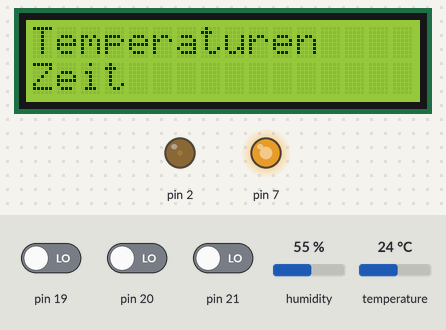
The sketch below on a simulated Arduino Mega 2560, built with avr-gcc and run on an emulated ATmega2560. On the bench: 16×2 character LCD, output pins drawn as LEDs (lit = HIGH). The test bench sets the inputs (shaded band); at power-on: pin 20 LOW, humidity 55 %, temperature 24 °C, pin 19 LOW, pin 21 LOW.

Above: at 2.2 s.
2.3 s: pin 20 driven HIGH
At 3.3 s:
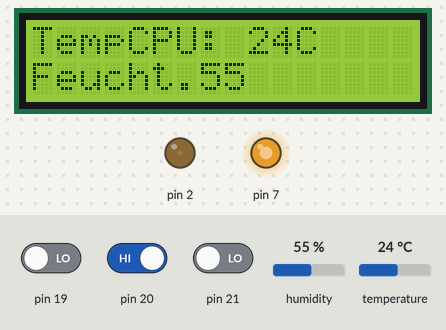
3.8 s: humidity set to 22 %
At 5.6 s:
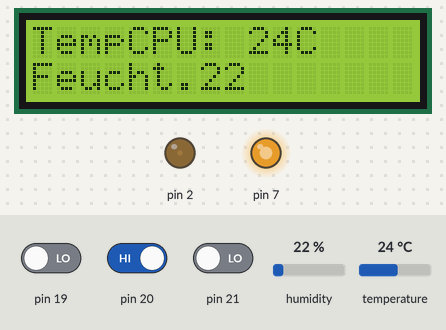
6.0 s: temperature set to 12 °C
At 7.8 s:
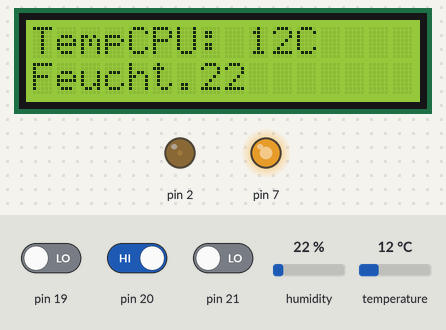
8.1 s: humidity set to 40 %
At 9.1 s:
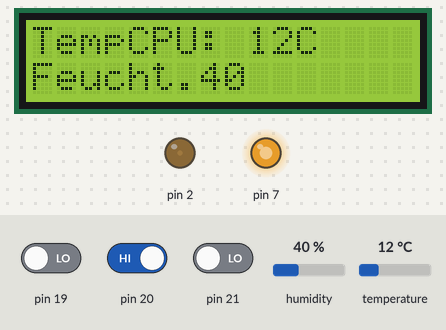
10.3 s: temperature set to 19 °C
At 11.4 s:
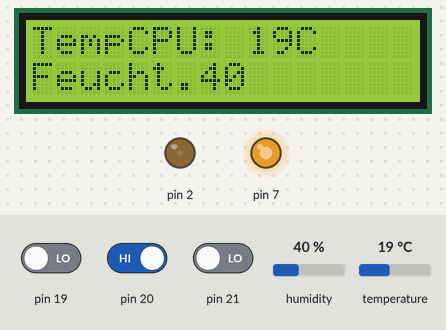
12.4 s: pin 19 driven HIGH
At 14.0 s:
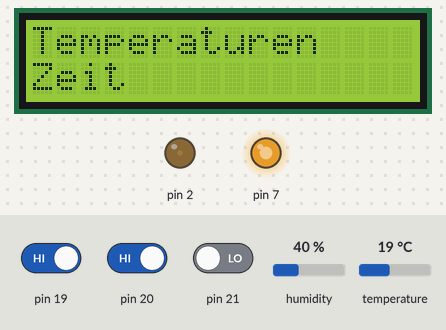
Timing chart, 0 to 15.5 s (numbered marks = the images above; inputs shaded):
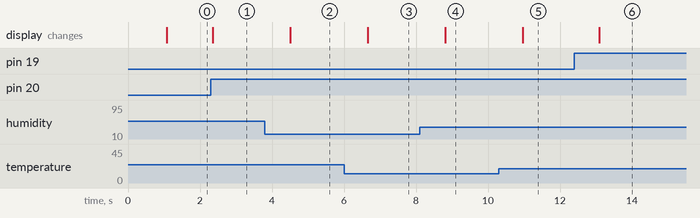

Measured:
- after the input at 2.3 s, the display: changes after 0.05 s (image 1)
- after the input at 3.8 s, the display: changes after 0.71 s (image 2)
- after the input at 6.0 s, the display: changes after 0.66 s (image 3)
- after the input at 8.1 s, the display: changes after 0.71 s (image 4)
- after the input at 10.3 s, the display: changes after 0.67 s (image 5)
- after the input at 12.4 s, the display: changes after 0.69 s (image 6)

The sketch:

ZeitanzeigeInterrupts.ino
```cpp
#include <LiquidCrystal.h>
#include "dht11.h"
#define DHT11PIN 47
LiquidCrystal lcd(52, 53, 32, 33, 34, 35);
dht11 DHT11;
String Str[] = {"Temperaturen", "Zeit", "Lueftersteuerung", "LED Beleuchtung", "TEST", "Display"};
String Luefter[] = {"L1","L2","L3","L4"};
int StrArrlength = 6;
boolean inMenu = true;
int MenuePunkt = 0;
String first;
String second;
String Zeit;
String Zeit2;
int ZweierInt=0;
int Luefteranzahl=4;
String TEMPERATUR;
String GradCelsius ="C";
String FEUCHTIGKEIT;
long days = 0;
long hours = 0;
long mins = 0;
long secs = 0;
void setup() {
  attachInterrupt(2, erhoehen,RISING);
  attachInterrupt(3, enter,RISING);
  attachInterrupt(4,zuruecklen,RISING);
  pinMode(24, INPUT);
  pinMode(25, INPUT);
  pinMode(2, OUTPUT);
  pinMode(7, OUTPUT);
  analogWrite(2, 15);
  analogWrite(7, 200);
  lcd.setCursor(0, 1);
  lcd.begin(16, 2);
  lcd.print("Initialisierung");
  delay(1000);
  lcd.clear();
}

void loop() {


  if (inMenu) {
    anzeigen(Str[MenuePunkt], Str[MenuePunkt + 1]);
  }
  else
  {
    if(DHT11.temperature<50){
      //Lüfter schneller
      }
    if (MenuePunkt == 0)
    {
      int chk=DHT11.read(DHT11PIN);
      switch(chk){
         case DHTLIB_OK:
		 TEMPERATUR = String(DHT11.temperature);
                 FEUCHTIGKEIT= String(DHT11.humidity);
                 anzeigen("TempCPU: "+ TEMPERATUR+GradCelsius,"Feucht."+FEUCHTIGKEIT);
		break;
          case DHTLIB_ERROR_CHECKSUM:
		anzeigen("Checksum Fehler","");
		break;
          case DHTLIB_ERROR_TIMEOUT:
		anzeigen("Timeout Fehler","");
		break;
            default:
		anzeigen("Unbekannter Fehler","Nicht verbunden?");
		break;
      }
      delay(1000);
    }
    if (MenuePunkt == 1)
    {

      secs = millis() / 1000;
      mins = secs / 60;
      hours = mins / 60;
      days = hours / 24;
      secs = secs - (mins * 60);
      mins = mins - (hours * 60);
      hours = hours - (days * 24);
      String A = String(days);
      String B = String(hours);
      String C = String(mins);
      String D = String(secs);
      String Zeit = String(A + "d" + B + "h");
      String Zeit2 = String(C + "m" + D + "s");
      //Menü für Zeit
      anzeigen("Uptime:" + Zeit,Zeit2);
    }
    if (MenuePunkt == 2)
    {
         //Lueftersteuerung
          if(ZweierInt==Luefteranzahl-1)
              {
                anzeigen(Luefter[ZweierInt], "");
          }

                  else
              {
                anzeigen(Luefter[ZweierInt], Luefter[ZweierInt+1]);
              }
    }


    if (MenuePunkt == 3)
    {
      //LED Beleuchtung
      anzeigen("´LED Beleuchtung","");

    }
    if (MenuePunkt == 4)
    {
      //TEST
      anzeigen("TestMenue","TestMenue");
    }

    if(MenuePunkt ==5){
      //Display

      anzeigen("Kontrast    ****","Helligkeit  ****");


      }
  }
  delay(50);
}

void erhoehen() {
  if(inMenu){
    if (MenuePunkt + 1 < StrArrlength) {
          MenuePunkt++;
      }
  else {
            MenuePunkt = 0;
        }
  }
  if(!inMenu && MenuePunkt == 2){
    if(ZweierInt+1< Luefteranzahl){
      ZweierInt++;


    }
    else{
      ZweierInt=0;
      }

}
}

void anzeigen(String erste, String zweite) {

  if (first == erste && second == zweite) {
  }
  else {
    lcd.clear();
    lcd.setCursor(0, 0);
    lcd.print(erste);
    lcd.setCursor(0, 1);
    lcd.print(zweite);
  }
  first = erste;
  second  = zweite;
}


void enter() {
  inMenu = false;
}

void zuruecklen() {
  inMenu = true;
}
void reset(){
  asm volatile ("  jmp 0");
  lcd.clear();

  }
```
